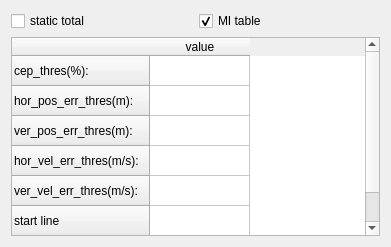
<?xml version="1.0" encoding="UTF-8"?>
<ui version="4.0">
 <class>AnalysisConfigUI</class>
 <widget class="QWidget" name="AnalysisConfigUI">
  <property name="geometry">
   <rect>
    <x>0</x>
    <y>0</y>
    <width>391</width>
    <height>247</height>
   </rect>
  </property>
  <property name="windowTitle">
   <string>AnalysisConfigUI</string>
  </property>
  <layout class="QVBoxLayout" name="verticalLayout">
   <item>
    <layout class="QHBoxLayout" name="horizontalLayout_2">
     <item>
      <widget class="QCheckBox" name="checkBox_static_total">
       <property name="text">
        <string>static total</string>
       </property>
      </widget>
     </item>
     <item>
      <widget class="QCheckBox" name="checkBox_MI_table">
       <property name="text">
        <string>MI table</string>
       </property>
       <property name="checked">
        <bool>true</bool>
       </property>
      </widget>
     </item>
    </layout>
   </item>
   <item>
    <widget class="QTableWidget" name="tableWidget">
     <row>
      <property name="text">
       <string>cep_thres(%): </string>
      </property>
     </row>
     <row>
      <property name="text">
       <string>hor_pos_err_thres(m):</string>
      </property>
     </row>
     <row>
      <property name="text">
       <string>ver_pos_err_thres(m):</string>
      </property>
     </row>
     <row>
      <property name="text">
       <string>hor_vel_err_thres(m/s):</string>
      </property>
     </row>
     <row>
      <property name="text">
       <string>ver_vel_err_thres(m/s):</string>
      </property>
     </row>
     <row>
      <property name="text">
       <string>start line</string>
      </property>
     </row>
     <column>
      <property name="text">
       <string>value</string>
      </property>
     </column>
    </widget>
   </item>
  </layout>
 </widget>
 <layoutdefault spacing="6" margin="11"/>
 <resources/>
 <connections/>
</ui>
